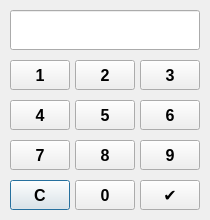
<?xml version="1.0" encoding="UTF-8"?>
<ui version="4.0">
 <class>Dialog</class>
 <widget class="QDialog" name="Dialog">
  <property name="geometry">
   <rect>
    <x>0</x>
    <y>0</y>
    <width>210</width>
    <height>220</height>
   </rect>
  </property>
  <property name="windowTitle">
   <string>Dialog</string>
  </property>
  <widget class="QPushButton" name="clear">
   <property name="geometry">
    <rect>
     <x>10</x>
     <y>180</y>
     <width>60</width>
     <height>30</height>
    </rect>
   </property>
   <property name="font">
    <font>
     <family>Microsoft JhengHei UI</family>
     <pointsize>12</pointsize>
     <bold>true</bold>
    </font>
   </property>
   <property name="text">
    <string>C</string>
   </property>
  </widget>
  <widget class="QPushButton" name="num_4">
   <property name="geometry">
    <rect>
     <x>10</x>
     <y>100</y>
     <width>60</width>
     <height>30</height>
    </rect>
   </property>
   <property name="font">
    <font>
     <family>Microsoft JhengHei UI</family>
     <pointsize>12</pointsize>
     <bold>true</bold>
    </font>
   </property>
   <property name="text">
    <string>4</string>
   </property>
  </widget>
  <widget class="QPushButton" name="num_2">
   <property name="geometry">
    <rect>
     <x>75</x>
     <y>60</y>
     <width>60</width>
     <height>30</height>
    </rect>
   </property>
   <property name="font">
    <font>
     <family>Microsoft JhengHei UI</family>
     <pointsize>12</pointsize>
     <bold>true</bold>
    </font>
   </property>
   <property name="text">
    <string>2</string>
   </property>
  </widget>
  <widget class="QPushButton" name="enter">
   <property name="geometry">
    <rect>
     <x>140</x>
     <y>180</y>
     <width>60</width>
     <height>30</height>
    </rect>
   </property>
   <property name="font">
    <font>
     <family>Microsoft JhengHei UI</family>
     <pointsize>12</pointsize>
     <bold>true</bold>
    </font>
   </property>
   <property name="text">
    <string>✔</string>
   </property>
  </widget>
  <widget class="QPushButton" name="num_1">
   <property name="geometry">
    <rect>
     <x>10</x>
     <y>60</y>
     <width>60</width>
     <height>30</height>
    </rect>
   </property>
   <property name="font">
    <font>
     <family>Microsoft JhengHei UI</family>
     <pointsize>12</pointsize>
     <bold>true</bold>
    </font>
   </property>
   <property name="text">
    <string>1</string>
   </property>
  </widget>
  <widget class="QPushButton" name="num_9">
   <property name="geometry">
    <rect>
     <x>140</x>
     <y>140</y>
     <width>60</width>
     <height>30</height>
    </rect>
   </property>
   <property name="font">
    <font>
     <family>Microsoft JhengHei UI</family>
     <pointsize>12</pointsize>
     <bold>true</bold>
    </font>
   </property>
   <property name="text">
    <string>9</string>
   </property>
  </widget>
  <widget class="QLineEdit" name="display">
   <property name="geometry">
    <rect>
     <x>10</x>
     <y>10</y>
     <width>190</width>
     <height>40</height>
    </rect>
   </property>
   <property name="font">
    <font>
     <family>Microsoft JhengHei UI</family>
     <pointsize>12</pointsize>
     <bold>true</bold>
    </font>
   </property>
   <property name="alignment">
    <set>Qt::AlignRight|Qt::AlignTrailing|Qt::AlignVCenter</set>
   </property>
  </widget>
  <widget class="QPushButton" name="num_0">
   <property name="geometry">
    <rect>
     <x>75</x>
     <y>180</y>
     <width>60</width>
     <height>30</height>
    </rect>
   </property>
   <property name="font">
    <font>
     <family>Microsoft JhengHei UI</family>
     <pointsize>12</pointsize>
     <bold>true</bold>
    </font>
   </property>
   <property name="text">
    <string>0</string>
   </property>
  </widget>
  <widget class="QPushButton" name="num_7">
   <property name="geometry">
    <rect>
     <x>10</x>
     <y>140</y>
     <width>60</width>
     <height>30</height>
    </rect>
   </property>
   <property name="font">
    <font>
     <family>Microsoft JhengHei UI</family>
     <pointsize>12</pointsize>
     <bold>true</bold>
    </font>
   </property>
   <property name="text">
    <string>7</string>
   </property>
  </widget>
  <widget class="QPushButton" name="num_8">
   <property name="geometry">
    <rect>
     <x>75</x>
     <y>140</y>
     <width>60</width>
     <height>30</height>
    </rect>
   </property>
   <property name="font">
    <font>
     <family>Microsoft JhengHei UI</family>
     <pointsize>12</pointsize>
     <bold>true</bold>
    </font>
   </property>
   <property name="text">
    <string>8</string>
   </property>
  </widget>
  <widget class="QPushButton" name="num_3">
   <property name="geometry">
    <rect>
     <x>140</x>
     <y>60</y>
     <width>60</width>
     <height>30</height>
    </rect>
   </property>
   <property name="font">
    <font>
     <family>Microsoft JhengHei UI</family>
     <pointsize>12</pointsize>
     <bold>true</bold>
    </font>
   </property>
   <property name="text">
    <string>3</string>
   </property>
  </widget>
  <widget class="QPushButton" name="num_6">
   <property name="geometry">
    <rect>
     <x>140</x>
     <y>100</y>
     <width>60</width>
     <height>30</height>
    </rect>
   </property>
   <property name="font">
    <font>
     <family>Microsoft JhengHei UI</family>
     <pointsize>12</pointsize>
     <bold>true</bold>
    </font>
   </property>
   <property name="text">
    <string>6</string>
   </property>
  </widget>
  <widget class="QPushButton" name="num_5">
   <property name="geometry">
    <rect>
     <x>75</x>
     <y>100</y>
     <width>60</width>
     <height>30</height>
    </rect>
   </property>
   <property name="font">
    <font>
     <family>Microsoft JhengHei UI</family>
     <pointsize>12</pointsize>
     <bold>true</bold>
    </font>
   </property>
   <property name="text">
    <string>5</string>
   </property>
  </widget>
 </widget>
 <resources/>
 <connections/>
</ui>
